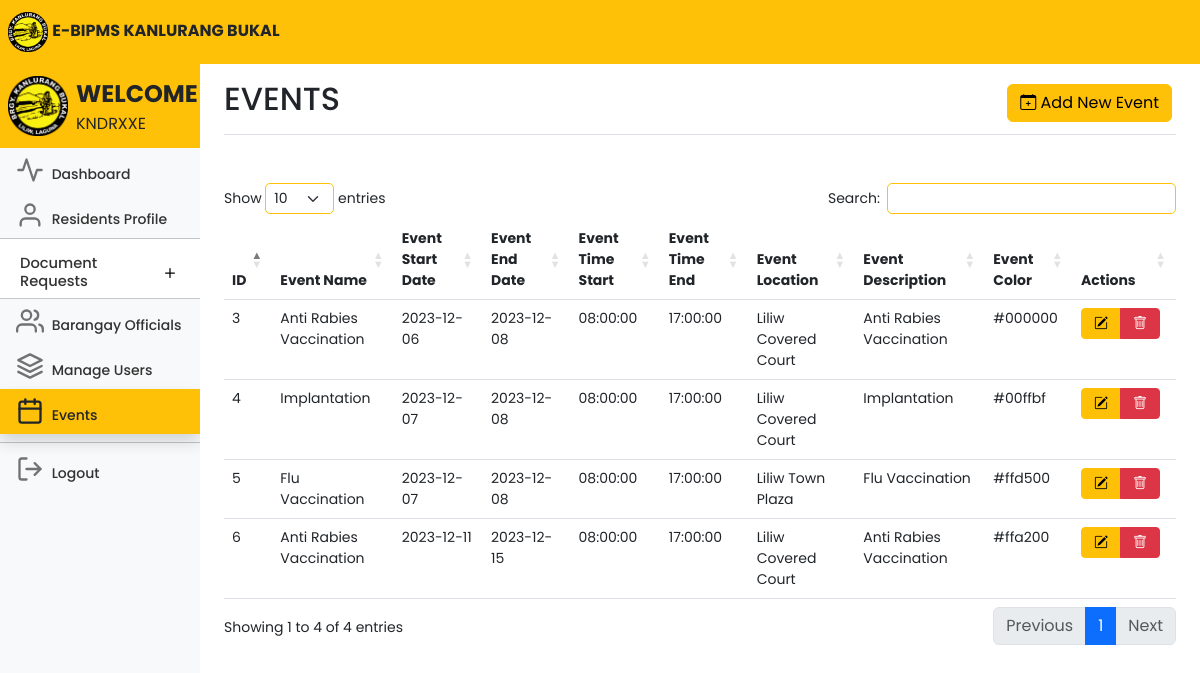
/adminevents.php (signed in), run on an earlier commit of the app's database.
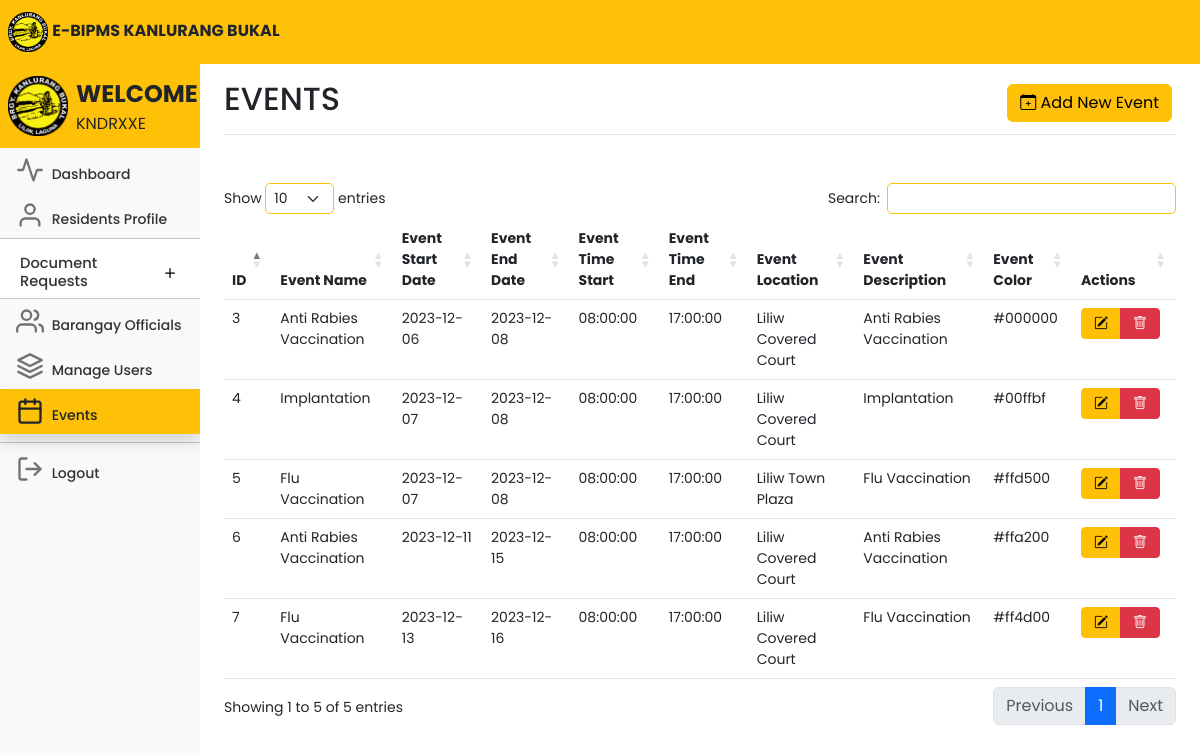
And on a later commit of the database.
### tables this page shows
CREATE TABLE `events` (
  `id` int(11) NOT NULL,
  `eventname` varchar(255) DEFAULT NULL,
  `eventdatestart` date DEFAULT NULL,
  `eventdateend` date DEFAULT NULL,
  `eventtimestart` time NOT NULL,
  `eventtimeend` time NOT NULL,
  `eventlocation` varchar(255) DEFAULT NULL,
  `eventdescription` text DEFAULT NULL,
  `eventcolor` varchar(7) NOT NULL,
  `status` tinyint(2) NOT NULL
);

### adminevents.php (the view, shortened to what the changed rows need)
<!DOCTYPE html>
<html lang="en">
<head>
    <link rel="stylesheet" href="https://cdn.jsdelivr.net/npm/bootstrap-icons@1.7.2/font/bootstrap-icons.css">
    <link href="css/bootstrap.min.css" rel="stylesheet">
    <link rel="stylesheet" href="https://cdnjs.cloudflare.com/ajax/libs/animate.css/4.1.1/animate.min.css" />
    <link rel="stylesheet" href="css/style.css">
    <link rel="stylesheet" href="https://site-assets.fontawesome.com/releases/v6.4.2/css/all.css">
    <link rel="stylesheet" href="https://site-assets.fontawesome.com/releases/v6.4.2/css/sharp-solid.css">
    <link rel="stylesheet" href="https://site-assets.fontawesome.com/releases/v6.4.2/css/sharp-regular.css">
    <link rel="stylesheet" href="https://site-assets.fontawesome.com/releases/v6.4.2/css/sharp-light.css">
    <link href="dashboard.css" rel="stylesheet">
    <link rel="stylesheet" href="DataTables/datatables.css" />
    <link rel="stylesheet" href="https://cdn.datatables.net/1.13.4/css/dataTables.bootstrap5.min.css" />
</head>
<body>
    <div class="container-fluid">
        <div class="row">
            <nav id="sidebarMenu" class="col-md-3 col-lg-2 d-md-block bg-body-tertiary sidebar collapse">
                <div class="position-sticky pt-2 mt-2 sidebar-sticky bg-light">
                    <ul class="nav flex-column">
                        <li class="nav-item fs-7">
                            <div class="accordion accordion-flush" id="accordionFlushExample">
                                <div class="accordion-item">
                                    <h2 class="accordion-header fs-7">
                                        <button class="accordion-button collapsed fs-7 pt-3 pb-2 nav-link"
                                            style="font-size:11pt;" type="button" data-bs-toggle="collapse"
                                            data-bs-target="#flush-collapseOne" aria-expanded="false"
                                            aria-controls="flush-collapseOne">
                                            Document Requests
                                        </button>
                                    </h2>
                                </div>
                        </li>
                    </ul>
                </div>
            </nav>
            <main class="col-md-9 ms-sm-auto col-lg-10 px-md-4">
                <div
                    class="d-flex justify-content-between flex-wrap flex-md-nowrap align-items-center pt-3 pb-2 mb-3 border-bottom">
                    <h1 style="text-transform: uppercase;" class="h2">Events</h1>
                    <div class="btn-toolbar mb-2 mb-md-0">
                    </div>
                </div>
                <div class="table-responsive">
                    <table id="myTable" class="table table-md" style="width:100%">
                        <thead>
                            <tr>
                                <th scope="col">ID</th>
                                <th scope="col">Event Name</th>
                                <th scope="col">Event Start Date</th>
                                <th scope="col">Event End Date</th>
                                <th scope="col">Event Time Start</th>
                                <th scope="col">Event Time End</th>
                                <th scope="col">Event Location</th>
                                <th scope="col">Event Description</th>
                                <th scope="col">Event Color</th>
                                <th scope="col">Actions</th>
                            </tr>
                        </thead>
                        <tbody>
                            <?php
                            include 'conn.php';
                            $query = "SELECT * FROM events";
                            $query_run = mysqli_query($conn, $query);
                            if (mysqli_num_rows($query_run) > 0) {
                                foreach ($query_run as $items) {
                                    ?>
                                    <tr>
                                        <td>
                                            <?= $items['id']; ?>
                                        </td>
                                        <td>
                                            <?= $items['eventname']; ?>
                                        </td>
                                        <td>
                                            <?= $items['eventdatestart']; ?>
                                        </td>
                                        <td>
                                            <?= $items['eventdateend']; ?>
                                        </td>
                                        <td>
                                            <?= $items['eventtimestart']; ?>
                                        </td>
                                        <td>
                                            <?= $items['eventtimeend']; ?>
                                        </td>
                                        <td>
                                            <?= $items['eventlocation']; ?>
                                        </td>
                                        <td>
                                            <?= $items['eventdescription']; ?>
                                        </td>
                                        <td>
                                            <?= $items['eventcolor']; ?>
                                        </td>
                                        <td class="text-right">
                                            <div class="btn-group me-2">
                                                <button type="button" class="btn btn-warning btn-sm editbtn"
                                                    data-bs-target="#editModal" style="width: 40px;"><i
                                                        class="bi bi-pencil-square"></i></button>
                                                <button type="button" class="btn btn-danger btn-sm deletebtn"
                                                    style="width: 40px;"><i class="bi bi-trash"></i></button>
                                            </div>
                                        </td>
                                    </tr>
                                    <?php
                                }
                            }
                            ?>
                        </tbody>
                    </table>
                </div>
        </div>
    </div>
</body>
</html>

What changed in the data, as far as the page shows it:
added events: id "7", eventname "Flu Vaccination", eventdatestart "2023-12-13", eventdateend "2023-12-16", eventtimestart "08:00:00", eventtimeend "17:00:00", eventlocation "Liliw Covered Court", eventdescription "Flu Vaccination", eventcolor "#ff4d00"
Also different on the page:
text written by a page script: "Show entries Search: Showing 1 to 4 of 4 entries Previous 1 Next" → "Show entries Search: Showing 1 to 5 of 5 entries Previous 1 Next"
